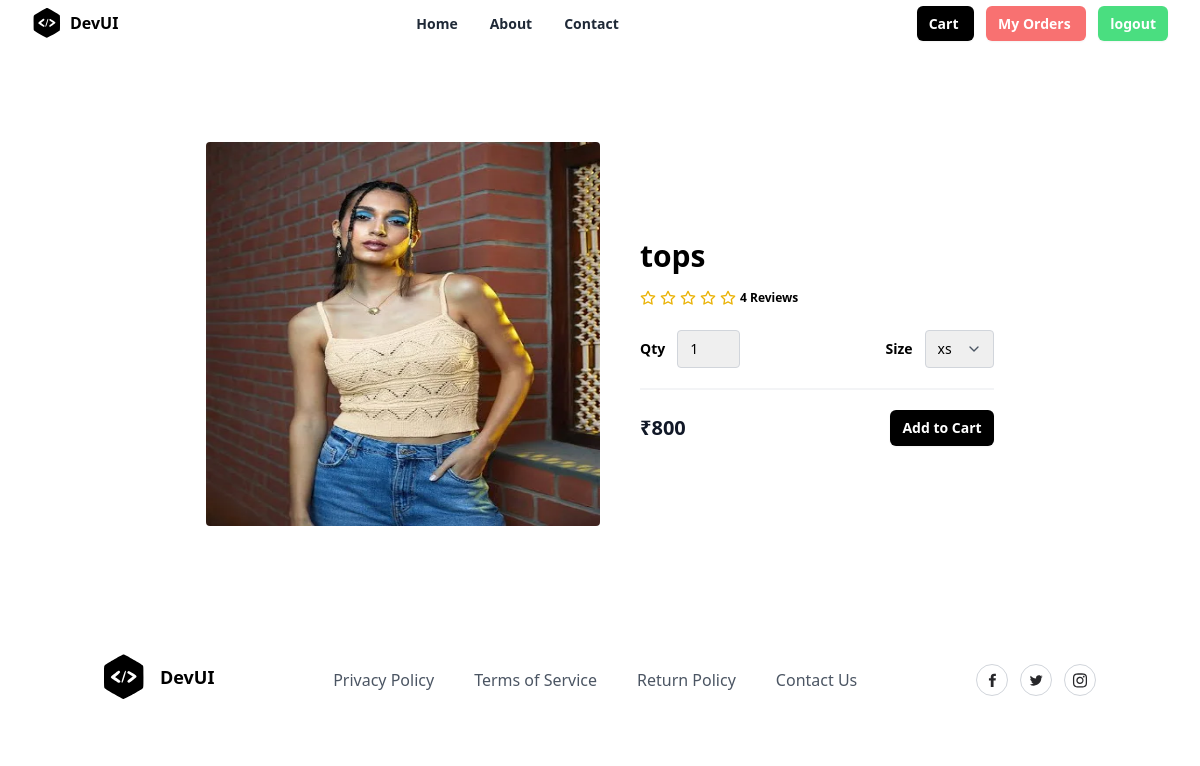
Screenshot of /product/2/ with the database file from the repository.
### store/models.py (models this page shows, shortened)
class Product(models.Model):
    title = models.CharField(max_length=200)
    description = models.TextField(null=True, blank=True)
    size_object = models.ManyToManyField(Size)
    category_object = models.ForeignKey(Category, on_delete=models.CASCADE)
    brand_object = models.ForeignKey(Brand, on_delete=models.CASCADE)
    image = models.ImageField(upload_to='product_images', null=True, blank=True, default='product_images/default.jpg')
    price = models.PositiveIntegerField()
    tag_object=models.ManyToManyField(Tag)
    created_date = models.DateTimeField(auto_now_add=True)
    updated_date = models.DateTimeField(auto_now=True)
    is_active = models.BooleanField(default=True)

### store/views.py (the view)
# urls.py: path("product/<int:pk>/",views.ProductDetailView.as_view(),name="product-detail"),
class ProductDetailView(View):
    def get(self,request,*args,**kwargs):
        id=kwargs.get("pk")
        qs=Product.objects.get(id=id)
        return render(request,"product_detail.html",{"data":qs})

### store/templates/product_detail.html (shortened to what this page needs)
{%extends 'base.html'%}
{%block main_block%}
<section class="overflow-hidden">
    <form action="{%url 'add-to-cart' data.id%}" method="post">
    <div class="mx-auto max-w-5xl px-5 py-24">
      <div class="mx-auto flex flex-wrap items-center lg:w-4/5">
        <img
          alt="Nike Air Max 21A"
          class="h-64 w-full rounded object-contains lg:h-96 lg:w-1/2"
          src="{{data.image.url}}"
        />
        <div class="mt-6 w-full lg:mt-0 lg:w-1/2 lg:pl-10">
          <h1 class="my-4 text-3xl font-semibold text-black"> {{data.title}}</h1>
          <div class="my-4 flex items-center">
            <span class="flex items-center space-x-1">
              <span class="ml-3 inline-block text-xs font-semibold">
                4 Reviews
              </span>
            </span>
          </div>
          <div class="mb-5 mt-6 flex items-center border-b-2 border-gray-100 pb-5">
            <div class="flex items-center">
              <span class="mr-3 text-sm font-semibold">Qty</span>
              <select name="qty" class="appearance-none rounded border border-gray-300 py-2 pl-3 pr-10 text-sm focus:border-black focus:outline-none focus:ring-2 focus:ring-black">
                <option>1</option>
              </select>
            </div>
            <div class="ml-auto flex items-center">
              <span class="mr-3 text-sm font-semibold">Size</span>
              <div class="relative">
                <select name="size" class="appearance-none rounded border border-gray-300 py-2 pl-3 pr-10 text-sm focus:border-black focus:outline-none focus:ring-2 focus:ring-black">
                  {%for sob in data.size_object.all%}
                  <option value="{{sob.name}}">{{sob.name}}</option>
                  {%endfor%}
                </select>
                <span class="pointer-events-none absolute right-0 top-0 flex h-full w-10 items-center justify-center text-center text-gray-600">
                </span>
              </div>
            </div>
          </div>
          <div class="flex items-center justify-between">
            <span class="title-font text-xl font-bold text-gray-900">
              ₹{{data.price}}
            </span>
            <button
              type="submit"
              class="rounded-md bg-black px-3 py-2 text-sm font-semibold text-white shadow-sm hover:bg-black/80 focus-visible:outline focus-visible:outline-2 focus-visible:outline-offset-2 focus-visible:outline-black"
            >
              Add to Cart
            </button>
          </div>
        </div>
      </div>
    </div>
    </form>
  </section>
{%endblock%}

### rows the page displays
Product: image (picture), title "tops", price "800"

### other values shown
form field size "xs"
